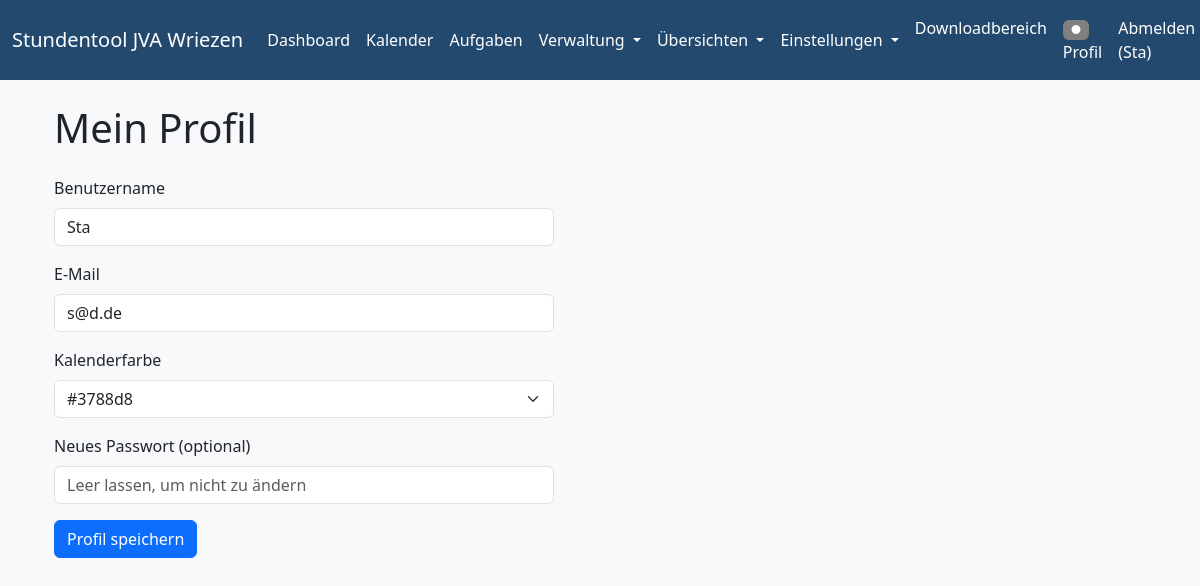
Before: /profil (signed in) with the older database file.
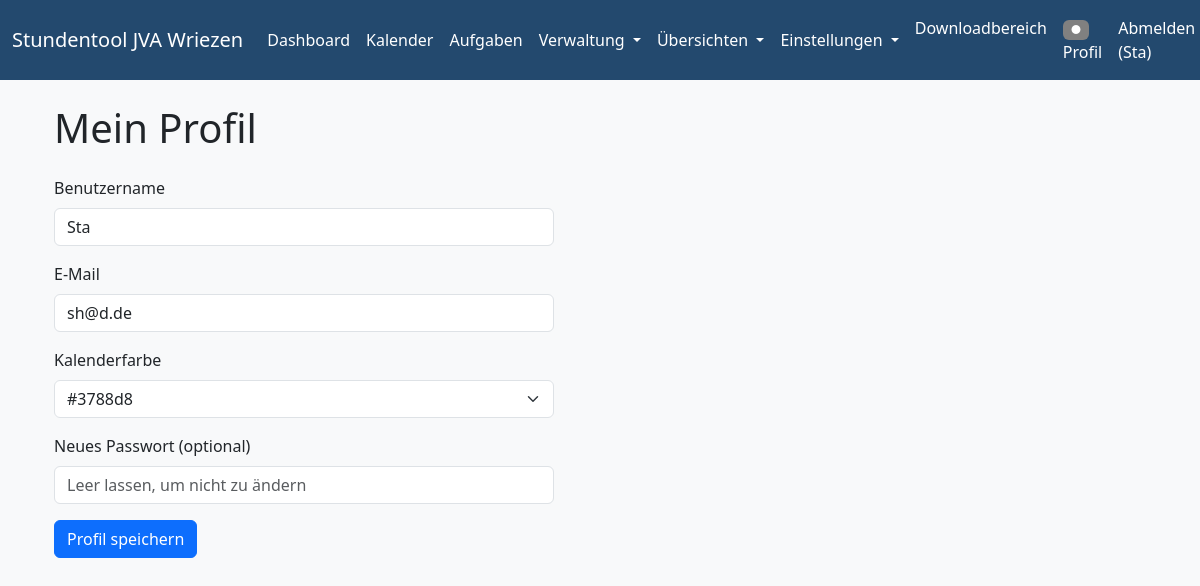
After: the same page with the newer database file.
### models.py (models this page shows, shortened)
class User(db.Model, UserMixin):
    id = db.Column(db.Integer, primary_key=True)
    username = db.Column(db.String(20), unique=True, nullable=False) # Used for login
    email = db.Column(db.String(120), unique=True, nullable=False) # Keep email for contact/recovery
    password = db.Column(db.String(60), nullable=False)
    role = db.Column(db.String(20), default='Benutzer', nullable=False) # New role column
    farbe = db.Column(db.String(7), default='#808080') # Hex color

### app.py (the view, shortened to what this page needs)
@app.route('/profil', methods=['GET', 'POST'])
@login_required
def profil():
    user_farben = [
        "#3788d8", "#1f77b4", "#2ca02c", "#d62728", "#9467bd", "#8c564b", "#e377c2",
        "#7f7f7f", "#bcbd22", "#17becf", "#6c757d", "#ff7f0e", "#ffbb78", "#98df8a"
    ]
    return render_template('profil.html', user_farben=user_farben)

### app.py (called while the page is built)
@login_manager.user_loader
def load_user(user_id):
    return User.query.get(int(user_id))

### templates/profil.html
{% extends "base.html" %}
{% block content %}
<div class="container mt-4">
    <h1>Mein Profil</h1>
    <form method="POST" action="{{ url_for('profil') }}" class="mt-4" style="max-width: 500px;">
        <div class="mb-3">
            <label for="username" class="form-label">Benutzername</label>
            <input type="text" class="form-control" id="username" name="username" value="{{ current_user.username }}" readonly>
        </div>
        <div class="mb-3">
            <label for="email" class="form-label">E-Mail</label>
            <input type="email" class="form-control" id="email" name="email" value="{{ current_user.email }}" readonly>
        </div>
        <div class="mb-3">
            <label for="farbe" class="form-label">Kalenderfarbe</label>
            <select class="form-select" id="farbe" name="farbe">
                {% for f in user_farben %}
                <option value="{{ f }}" style="background:{{ f }};color:#fff;" {% if current_user.farbe == f %}selected{% endif %}>{{ f }}</option>
                {% endfor %}
            </select>
        </div>
        <div class="mb-3">
            <label for="password" class="form-label">Neues Passwort (optional)</label>
            <input type="password" class="form-control" id="password" name="password" placeholder="Leer lassen, um nicht zu ändern">
        </div>
        <button type="submit" class="btn btn-primary">Profil speichern</button>
    </form>
</div>
{% endblock %}

### templates/base.html (shortened to what this page needs)
<!DOCTYPE html>
<html lang="de">
<head>
    <link href="https://cdn.jsdelivr.net/npm/bootstrap@5.3.3/dist/css/bootstrap.min.css" rel="stylesheet">
    <link rel="stylesheet" href="https://cdnjs.cloudflare.com/ajax/libs/font-awesome/6.4.0/css/all.min.css">
</head>
<body>
    <nav class="navbar navbar-expand-lg navbar-custom">
        <div class="container-fluid">
            <a class="navbar-brand" href="{{ url_for('stundenplan_anzeigen') }}">Stundentool JVA Wriezen</a>
            <div class="collapse navbar-collapse" id="navbarNav">
                <ul class="navbar-nav me-auto mb-2 mb-lg-0">
                    <li class="nav-item">
                        <a class="nav-link" href="{{ url_for('stundenplan_anzeigen') }}">Dashboard</a>
                    </li>
                    <li class="nav-item">
                        <a class="nav-link" href="{{ url_for('kalender') }}">Kalender</a>
                    </li>
                    {% if current_user.is_authenticated %}
                    <li class="nav-item">
                        <a class="nav-link" href="{{ url_for('kanban_board') }}">Aufgaben</a>
                    </li>
                    {% endif %}
                    {% if current_user.is_authenticated and (current_user.role == 'Admin' or current_user.role == 'Planer') %}
                    <li class="nav-item dropdown">
                        <a class="nav-link dropdown-toggle" href="#" id="navbarDropdownVerwaltung" role="button" data-bs-toggle="dropdown" aria-expanded="false">
                            Verwaltung
                        </a>
                    </li>
                    {% endif %}
                    {% if current_user.is_authenticated and (current_user.role == 'Admin' or current_user.role == 'Planer') %}
                    <li class="nav-item dropdown">
                        <a class="nav-link dropdown-toggle" href="#" id="navbarDropdownUebersichten" role="button" data-bs-toggle="dropdown" aria-expanded="false">
                            Übersichten
                        </a>
                    </li>
                    {% endif %}
                    {% if current_user.is_authenticated and current_user.role == 'Admin' %}
                    <li class="nav-item dropdown">
                        <a class="nav-link dropdown-toggle" href="#" id="navbarDropdownEinstellungen" role="button" data-bs-toggle="dropdown" aria-expanded="false">
                            Einstellungen
                        </a>
                    </li>
                    {% endif %}
                </ul>
                <ul class="navbar-nav ms-auto mb-2 mb-lg-0">
                    {% if current_user.is_authenticated %}
                        <li class="nav-item">
                            <a class="nav-link" href="{{ url_for('downloads') }}">Downloadbereich</a>
                        </li>
                        <li class="nav-item">
                            <a class="nav-link" href="{{ url_for('profil') }}">
                                <span class="badge" style="background:{{ current_user.farbe }};color:#fff;">&#9679;</span>
                                Profil
                            </a>
                        </li>
                        <li class="nav-item">
                            <a class="nav-link" href="{{ url_for('logout') }}">Abmelden ({{ current_user.username }})</a>
                        </li>
                    {% else %}
                        <li class="nav-item"><a class="nav-link" href="{{ url_for('login') }}">Anmelden</a></li>
                    {% endif %}
                </ul>
            </div>
        </div>
    </nav>
    <div class="container">
        {% block content %}{% endblock %}
    </div>
</body>
</html>

Changed rows visible on the page:
changed User "Sta": email "s@d.de" → "sh@d.de"
